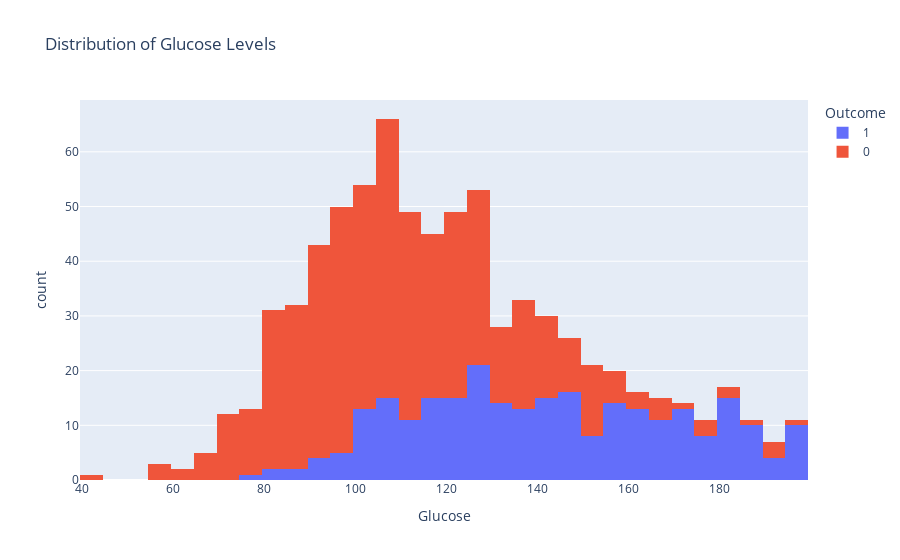

Notebook cell for this chart:
### Markdown cell above
# Distribution Of Glucose Level Using Histogram

### Code cell
fig1 = px.histogram(df, x='Glucose',color='Outcome', title='Distribution of Glucose Levels')
fig1.show()

### Figure 1 — Plotly figure (JSON) as saved in the notebook; plotly's stock layout.template omitted (floating-point values rounded to 4 significant figures; data arrays with more than 128 entries replaced by an {"elided": "..."} marker saying what was removed)
{"data": [{"alignmentgroup": "True", "bingroup": "x", "hovertemplate": "Outcome=1<br>Glucose=%{x}<br>count=%{y}<extra></extra>", "legendgroup": "1", "marker": {"color": "#636efa", "pattern": {"shape": ""}}, "name": "1", "offsetgroup": "1", "orientation": "v", "showlegend": true, "type": "histogram", "x": {"elided": "268 int values"}, "xaxis": "x", "yaxis": "y"}, {"alignmentgroup": "True", "bingroup": "x", "hovertemplate": "Outcome=0<br>Glucose=%{x}<br>count=%{y}<extra></extra>", "legendgroup": "0", "marker": {"color": "#EF553B", "pattern": {"shape": ""}}, "name": "0", "offsetgroup": "0", "orientation": "v", "showlegend": true, "type": "histogram", "x": {"elided": "500 int values"}, "xaxis": "x", "yaxis": "y"}], "layout": {"autosize": true, "barmode": "relative", "legend": {"title": {"text": "Outcome"}, "tracegroupgap": 0}, "title": {"text": "Distribution of Glucose Levels"}, "xaxis": {"anchor": "y", "autorange": true, "domain": [0, 1], "range": [39.5, 199.5], "title": {"text": "Glucose"}, "type": "linear"}, "yaxis": {"anchor": "x", "autorange": true, "domain": [0, 1], "range": [0, 69.47], "title": {"text": "count"}}}}
